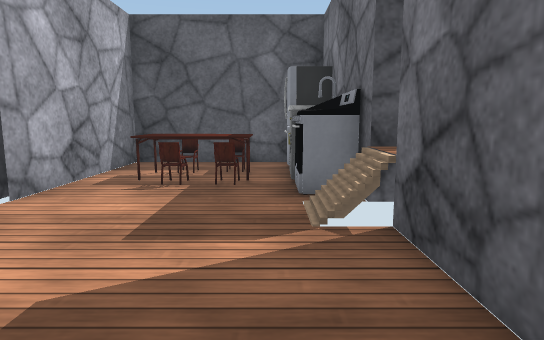
View 1 (above)

16 first-person views from a walk through a 3-D level made in the Unity game engine. The camera is 0.68 m above the floor, tilts 8° down and sees 75° across. The floor is counted in squares, 0.5 m on a side. Each view is taken from the middle of a square. On the plan, view 1 faces up. The plan holds only what a view shows up to about 15 squares ahead; the rest is blank. Some surface patterns are stand-ins.

View 2
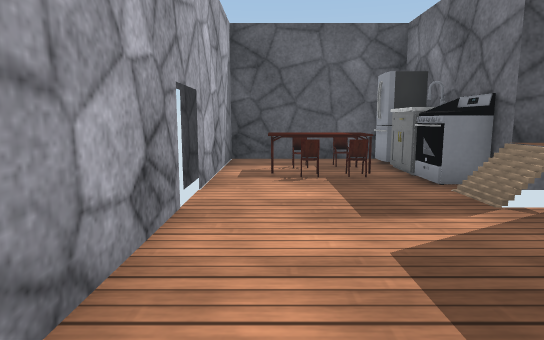

View 3
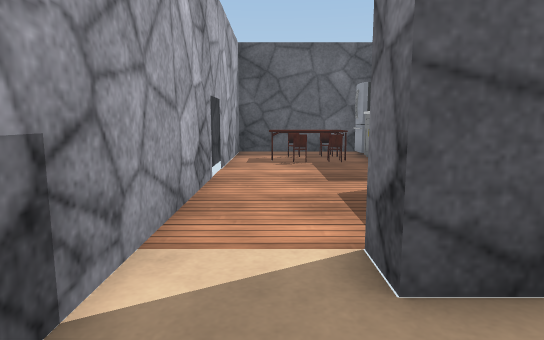

View 4
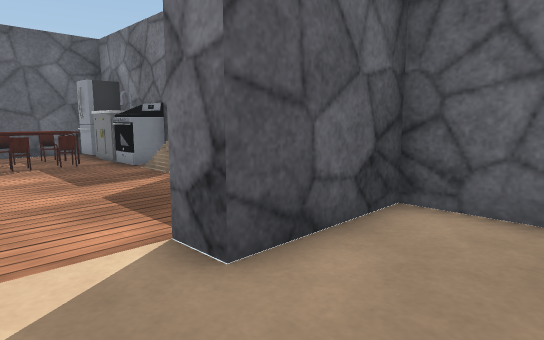

View 5
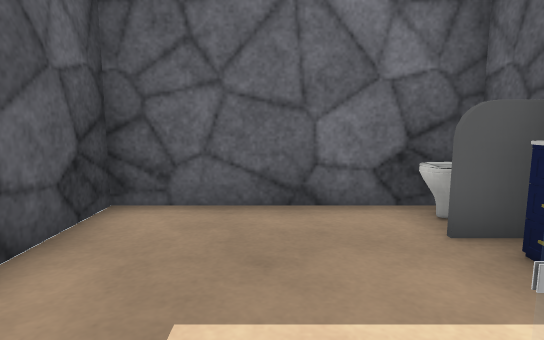

View 6
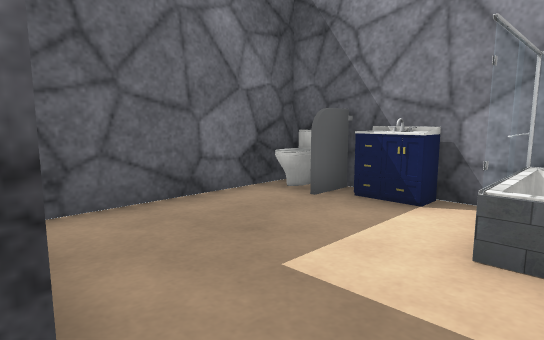

View 7
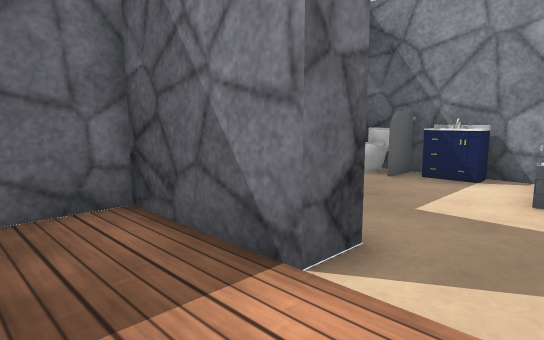

View 8
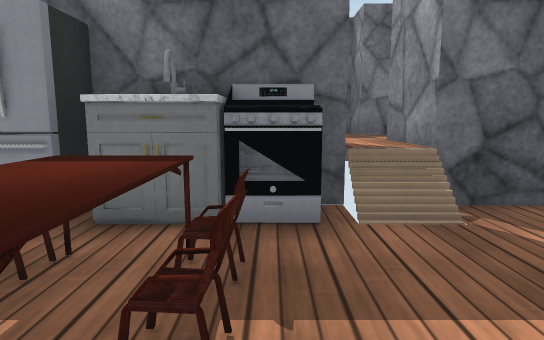

View 9
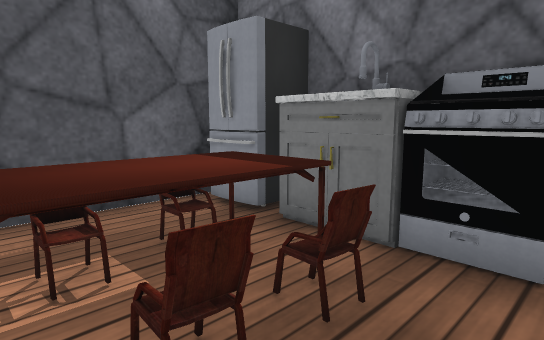

View 10
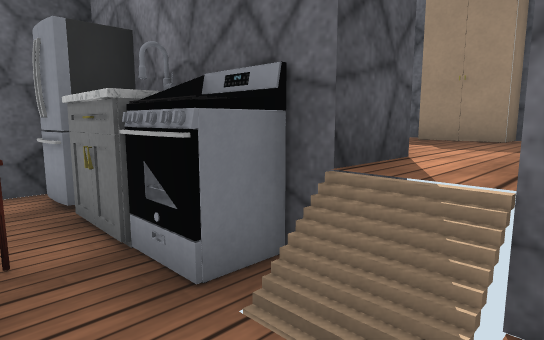

View 11
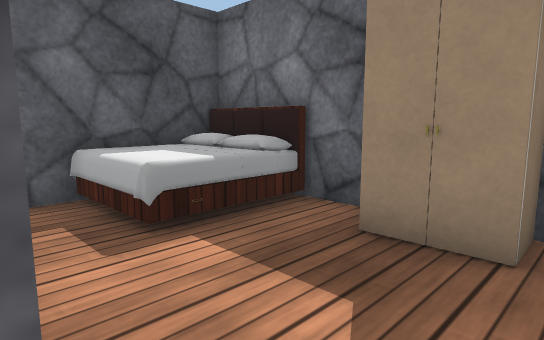

View 12
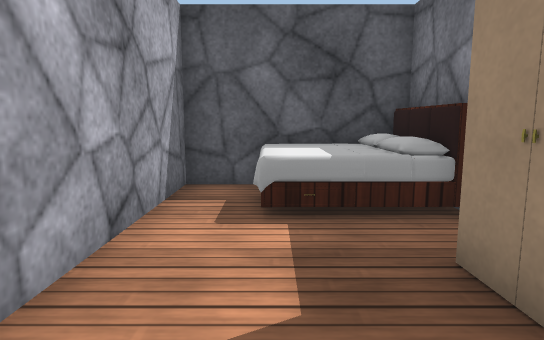

View 13
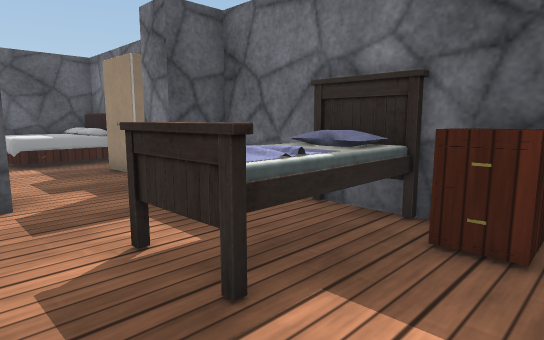

View 14
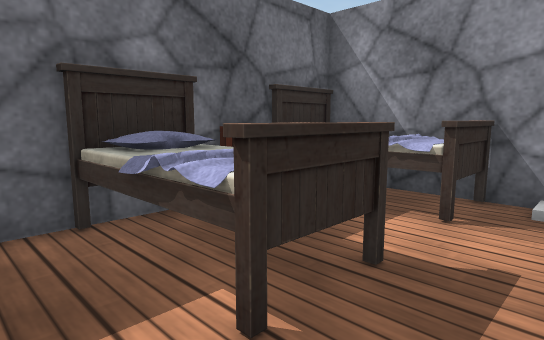

View 15
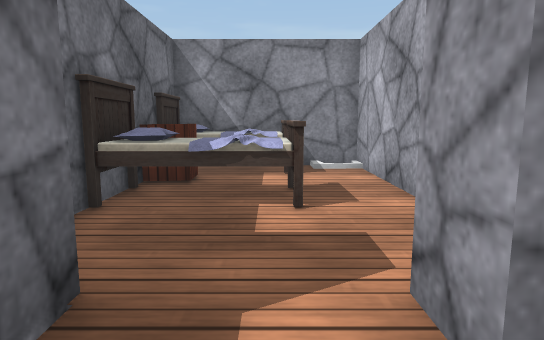

View 16
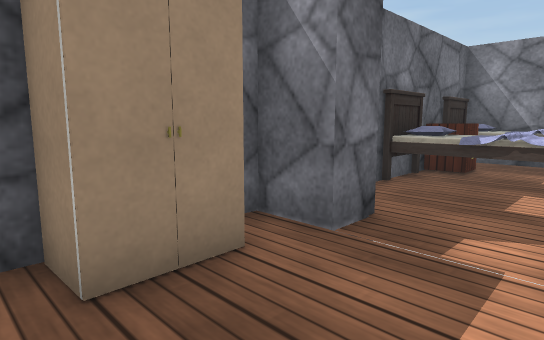

### Floor plan
Key: @ floor where view 1 was taken; # wall or solid block; x gap in a wall; . main floor; : floor 0.45 m higher than the main floor; + floor 0.55 m higher than the main floor; / step, stairs or slope; = window, fence, low wall or low ledge; ^ raised ledge; F fridge; C chair; T table; S stove; I toilet; L closet; B bed; H shower; O other object.
Columns run from 5 left of view 1 to 8 right of it. Each row starts with its distance up from view 1.
 12 ##############
 11 #.....F #:BBB#
 10 #...CFF##:BBB#
  9 #.TTT.^##:BBB#
  8 #.TTT#^##::::#
  7 #..CCSO##:::##
  6 x.....O##:::L#
  5  ...../::::::#
  4 #......###::##
  3 #......###::##
  2 #......#:::::#
  1 #......#::BBB#
  0 #....@.#::BBB#
 -1 #..#####::BBB#
 -2 #......#::::T#
 -3  ......#::BBB#
 -4  ......#+:BBB#
 -5  #=....#H#####
 -6  #=..OI#H
 -7   #OOOI#H

Where each view was taken, in squares from view 1:
view 1: 0 up, 0 right, facing up
view 2: 1 down, 3 left, facing up
view 3: 4 down, 3 left, facing up
view 4: 4 down, 4 left, facing up-right
view 5: 4 down, 4 left, facing right
view 6: 1 down, 4 left, facing down-right
view 7: 2 up, 4 left, facing down-right
view 8: 7 up, 4 left, facing right
view 9: 6 up, 3 left, facing up-right
view 10: 4 up, 1 left, facing up-right
view 11: 5 up, 3 right, facing up-right
view 12: 4 up, 5 right, facing up
view 13: 3 down, 3 right, facing up-right
view 14: 2 up, 3 right, facing down-right
view 15: 6 up, 5 right, facing down
view 16: 8 up, 4 right, facing down-right
